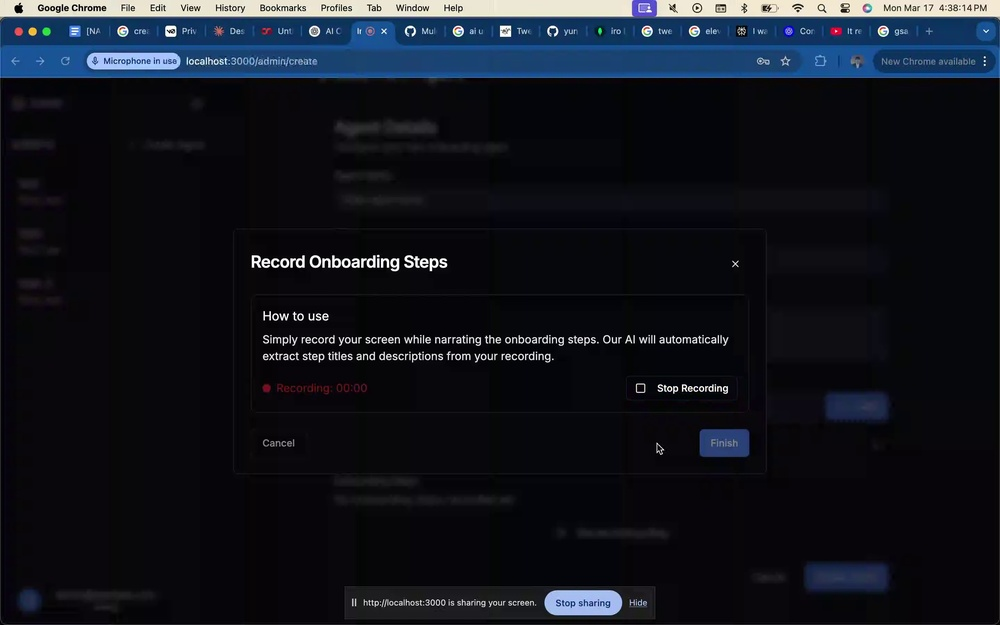
#> input picture temp_processing/frames/frame_000005_0.17s.jpg, 1000 x 625 px, shrunk from 2880 x 1800 before the run
$ python -i ui_helpers.py   (imports and definitions only)
#> lines starting #> are read from the running program, lines starting #| are printed output that depends on the picture; after the words box and inside, x2 and y2 are one past the last pixel; in counts of white or black regions, pixels touching at a corner belong together
#> further down, picture is the input picture: shape (625, 1000, 3); mean B, G, R 30.2, 21.8, 18.4
# routers/ui_helpers.py
import cv2
import numpy as np
import random
from typing import Dict, List, Tuple, Any, Optional

class UIElementDetector:
    """A placeholder detector that simulates detecting UI elements in a frame."""
    def __init__(self):
        pass

    def detect(self, frame):
        # Convert to grayscale and threshold to simulate detection
        gray = cv2.cvtColor(frame, cv2.COLOR_BGR2GRAY)
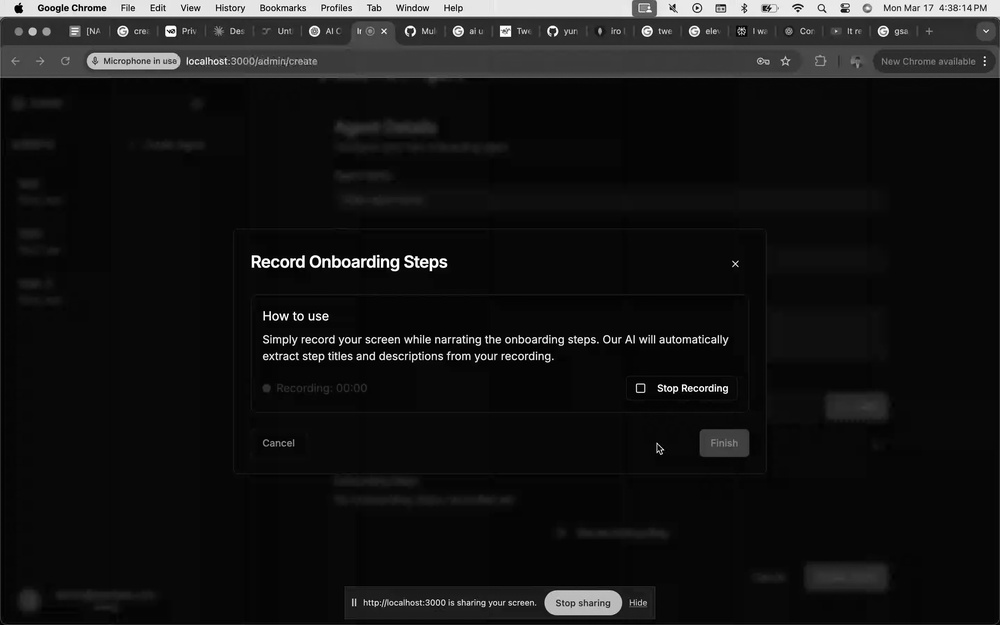
#> gray: shape (625, 1000); min 0, max 255, mean 21.7
        _, thresh = cv2.threshold(gray, 200, 255, cv2.THRESH_BINARY)
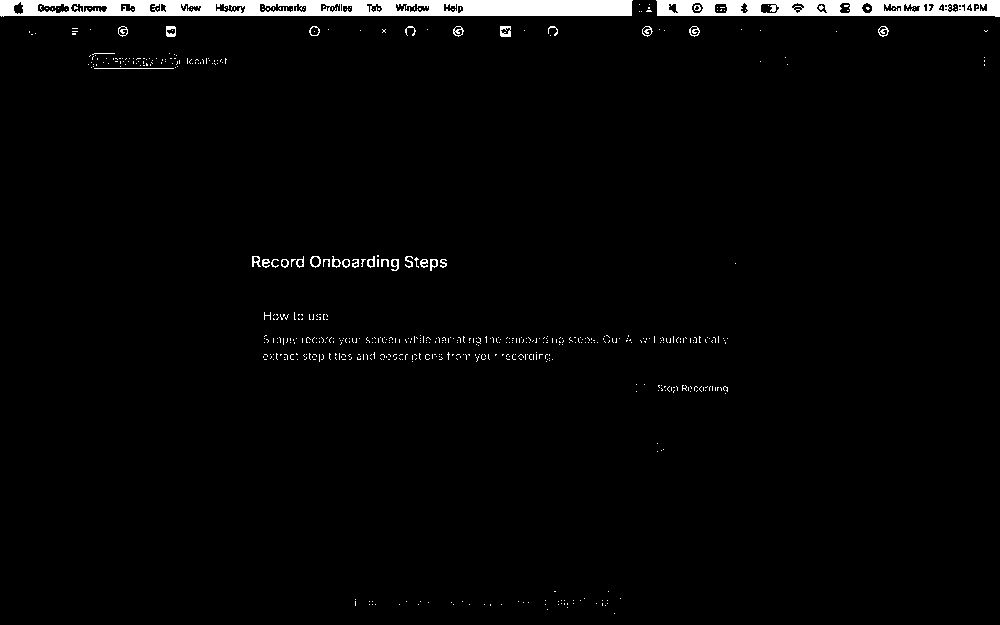
#> thresh: shape (625, 1000); 2.6% white; 601 white regions (567 under 20 px)
        contours, _ = cv2.findContours(thresh, cv2.RETR_EXTERNAL, cv2.CHAIN_APPROX_SIMPLE)
#> contours = 546 contours, 523 with area under 20; largest, box (x1, y1, x2, y2) and area: (0, 0, 633, 17) 9468, (656, 0, 1000, 17) 5135, (500, 26, 511, 37) 98, (310, 256, 321, 268) 89, (166, 26, 176, 37) 88
        ui_elements = []
        for contour in contours:
            # Skip small contours
            if cv2.contourArea(contour) < 500:
                continue
            x, y, w, h = cv2.boundingRect(contour)
            element_type = self._classify_element(w, h)
            element_text = self._extract_text(frame[y:y+h, x:x+w])
            ui_elements.append({
                'type': element_type,
                'text': element_text,
                'bbox': (x, y, w, h)
            })
#> this loop made 546 passes
#> contour on passes 1 to 3: [[614, 613]], [[547, 609]], [[567, 607]]
#> after the loop, ui_elements = 2 items
        return ui_elements

    def _classify_element(self, width, height):
        aspect_ratio = width / height if height > 0 else 0
        if aspect_ratio > 5:
            return "Menu"
        elif 2 < aspect_ratio <= 5:
            return "Text field"
        elif 0.75 < aspect_ratio <= 2:
            return "Button"
        elif aspect_ratio <= 0.75:
            return "Icon"
        else:
            return "UI Element"

    def _extract_text(self, element_img):
        # In a real solution you might use OCR.
        brightness = np.mean(element_img)
        if brightness > 200:
            return "Light UI element"
        elif brightness < 100:
            return "Dark UI element"
        else:
            return "UI element"


class CursorTracker:
    """A placeholder cursor tracker that simulates cursor detection."""
    def __init__(self):
        pass

    def track(self, frame):
        # Simulate cursor detection with a 70% chance of detecting a cursor.
        if random.random() < 0.7:
            h, w = frame.shape[:2]
            x = random.randint(0, w)
            y = random.randint(0, h)
            return {
                'detected': True,
                'position': (x, y),
                'confidence': random.uniform(0.7, 0.95)
            }
        else:
            return {
                'detected': False,
                'position': None,
                'confidence': 0
            }

>>> import cv2
>>> picture = cv2.imread('../temp_processing/frames/frame_000005_0.17s.jpg')
>>> result = UIElementDetector().detect(picture)
#> result = 2 items

$ run again, on temp_processing/frames/frame_000020_0.02s.jpg
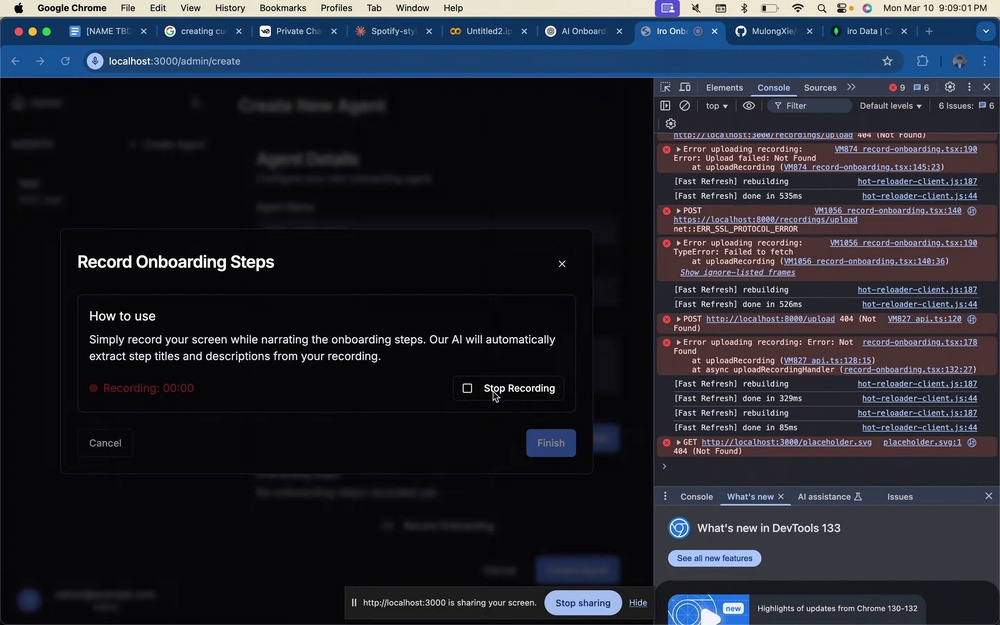
#> input picture temp_processing/frames/frame_000020_0.02s.jpg, 1000 x 625 px, shrunk from 2880 x 1800 before the run
#> picture is the input picture: shape (625, 1000, 3); mean B, G, R 46.5, 37.6, 35.2
#> in detect, `gray = cv2.cvtColor(frame, cv2.COLOR_BGR2GRAY)`:
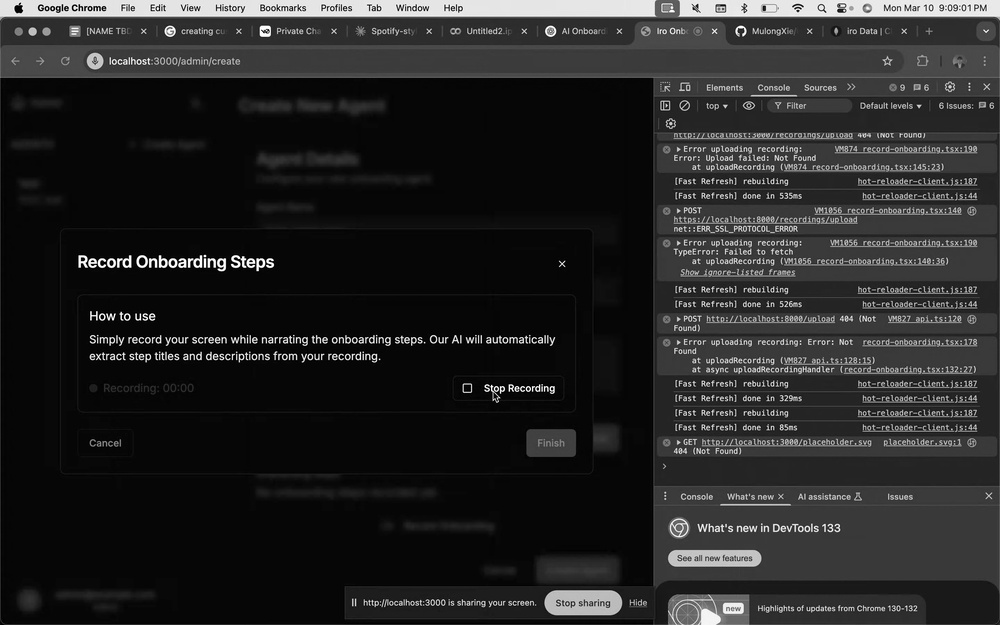
#> gray: shape (625, 1000); min 0, max 255, mean 37.8
#> in detect, `_, thresh = cv2.threshold(gray, 200, 255, cv2.THRESH_BINARY)`:
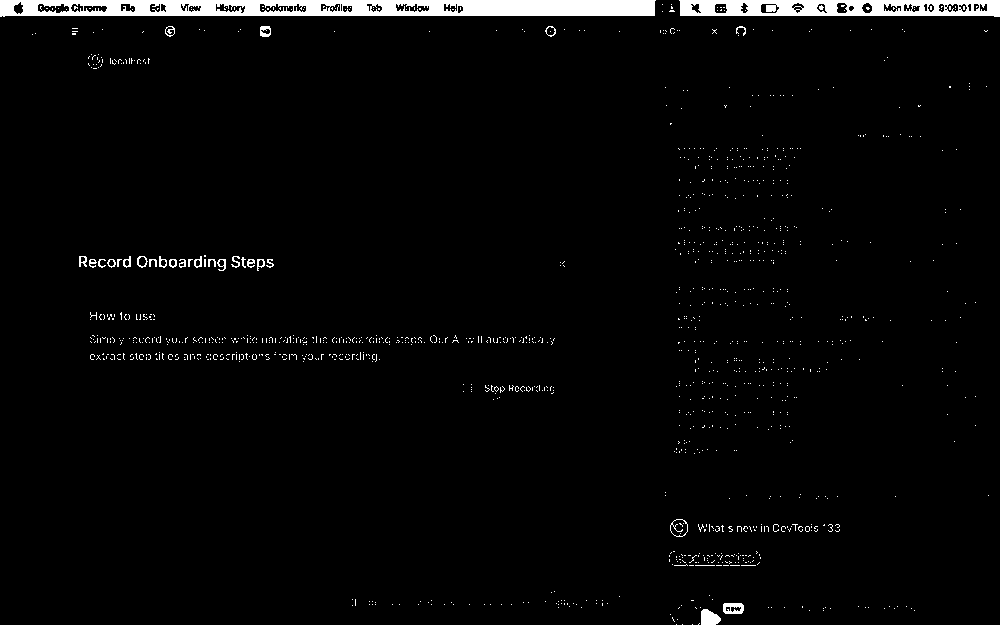
#> thresh: shape (625, 1000); 2.8% white; 1274 white regions (1244 under 20 px)
#> contours = 1212 contours, 1191 with area under 20; largest, box (x1, y1, x2, y2) and area: (0, 0, 656, 17) 9814, (679, 0, 1000, 17) 4791, (670, 519, 688, 537) 239, (701, 609, 721, 625) 218, (723, 603, 744, 614) 192
#> the loop in detect, `for contour in contours:` made 1212 passes
#> contour on passes 1 to 3: [[692, 624]], [[682, 624]], [[676, 624]]
#> after the loop in detect, `for contour in contours:`: ui_elements = 2 items
